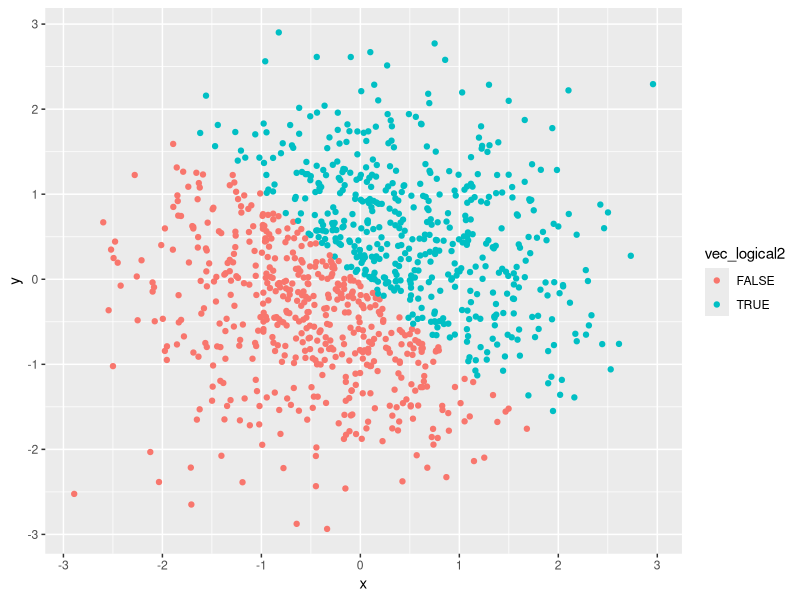
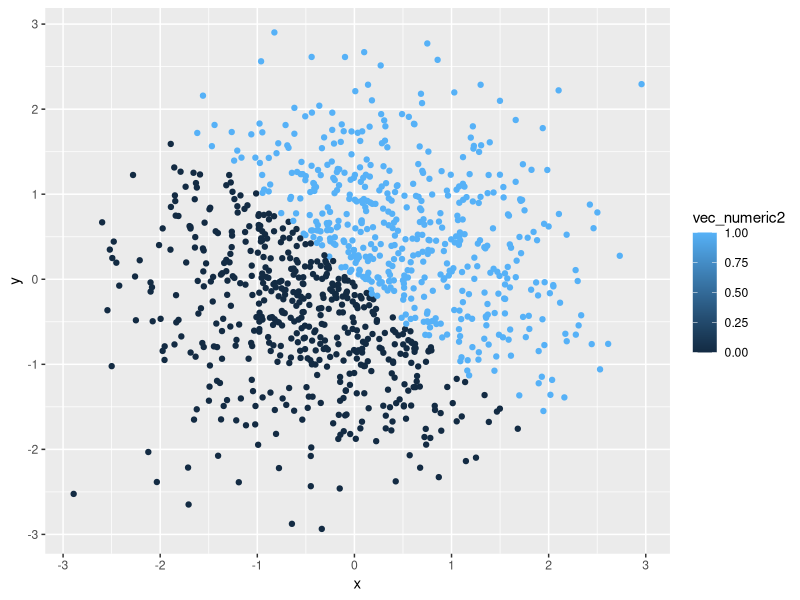
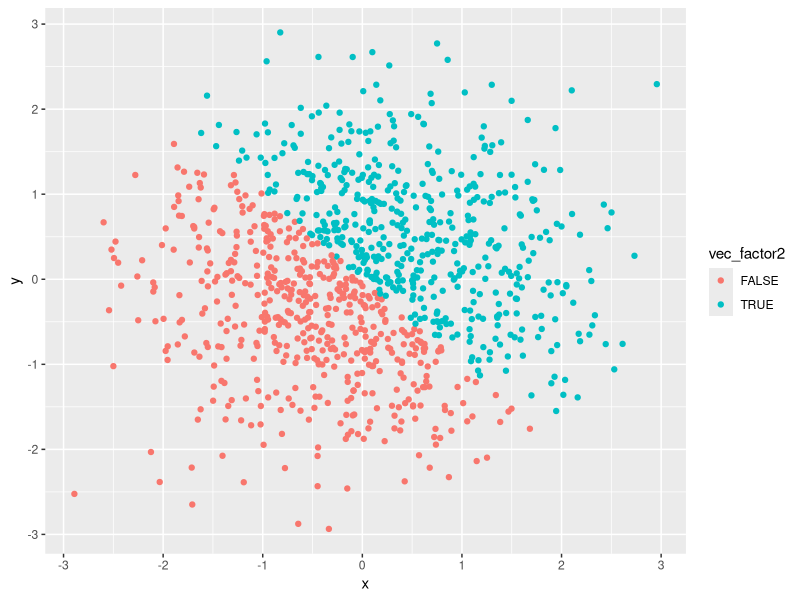
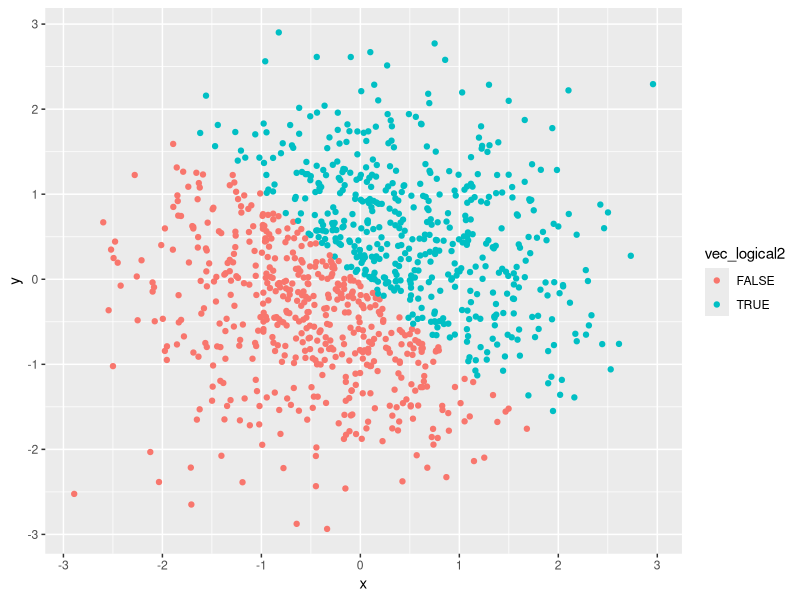

The R source for these figures, in order:
## ---- chunk 1
knitr::opts_chunk$set(echo = TRUE)
library(tidyverse)
## ---- chunk 2
set.seed(2163)

dataframe_problem1 = tibble(
  vec_numeric = rnorm(10, sd = 5),
  vec_logical = vec_numeric > 2,
  vec_char = c("Please", "list", "the", "American", "people's", "top", "four", "most", "popular", "sports"),
  vec_factor = factor(c("football", "basketball", "baseball", "ice_hockey", "football", "basketball", "baseball", "ice_hockey", "football", "basketball"))
)
## ---- chunk 3
mean(dataframe_problem1$vec_numeric)
mean(dataframe_problem1$vec_logical)
mean(dataframe_problem1$vec_char)
mean(dataframe_problem1$vec_factor)
## ---- chunk 4

newvec_numeric1 = as.numeric(
  as.factor(
    dataframe_problem1$vec_char)
  )
newvec_numeric1 
## ---- chunk 5

newvec_numeric2 = as.numeric(
  as.character(
    dataframe_problem1$vec_factor)
  )
newvec_numeric2 
## ---- chunk 6
plot_df = tibble(
  x = rnorm(1000),
  y = rnorm(1000),
  vec_logical2 = (x + y) > 0,
  vec_numeric2 = as.numeric(vec_logical2),
  vec_factor2 = as.factor(vec_logical2)
)
## ---- chunk 7
ggplot(plot_df, aes(x , y, color = vec_logical2)) + geom_point()
## ---- chunk 8
ggsave("logical_plot.tiff")
## ---- chunk 9
ggplot(plot_df, aes(x , y, color = vec_numeric2)) + geom_point()
## ---- chunk 10
ggplot(plot_df, aes(x , y, color = vec_factor2)) + geom_point()
